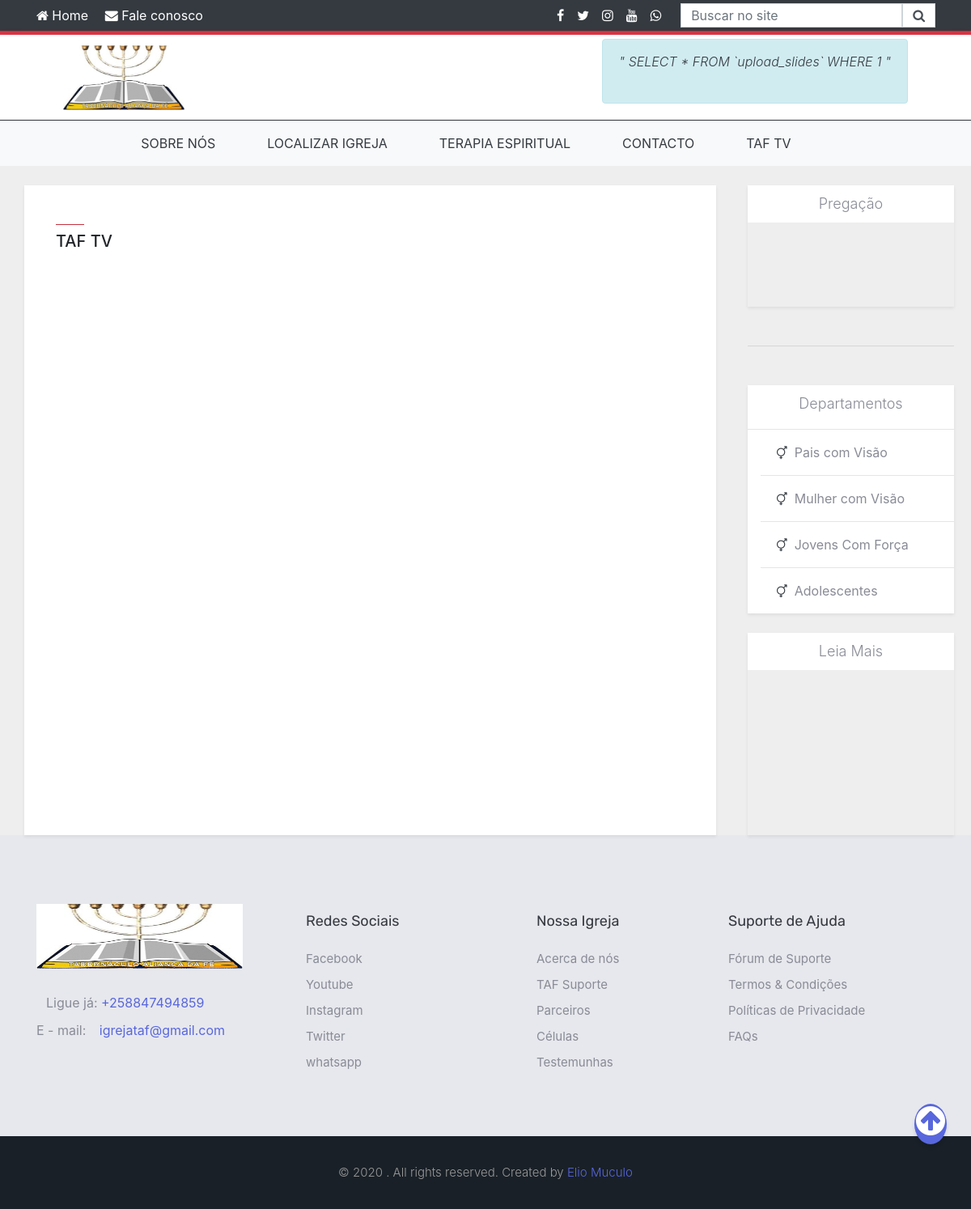
Before: /views/taf.php with the older database file.
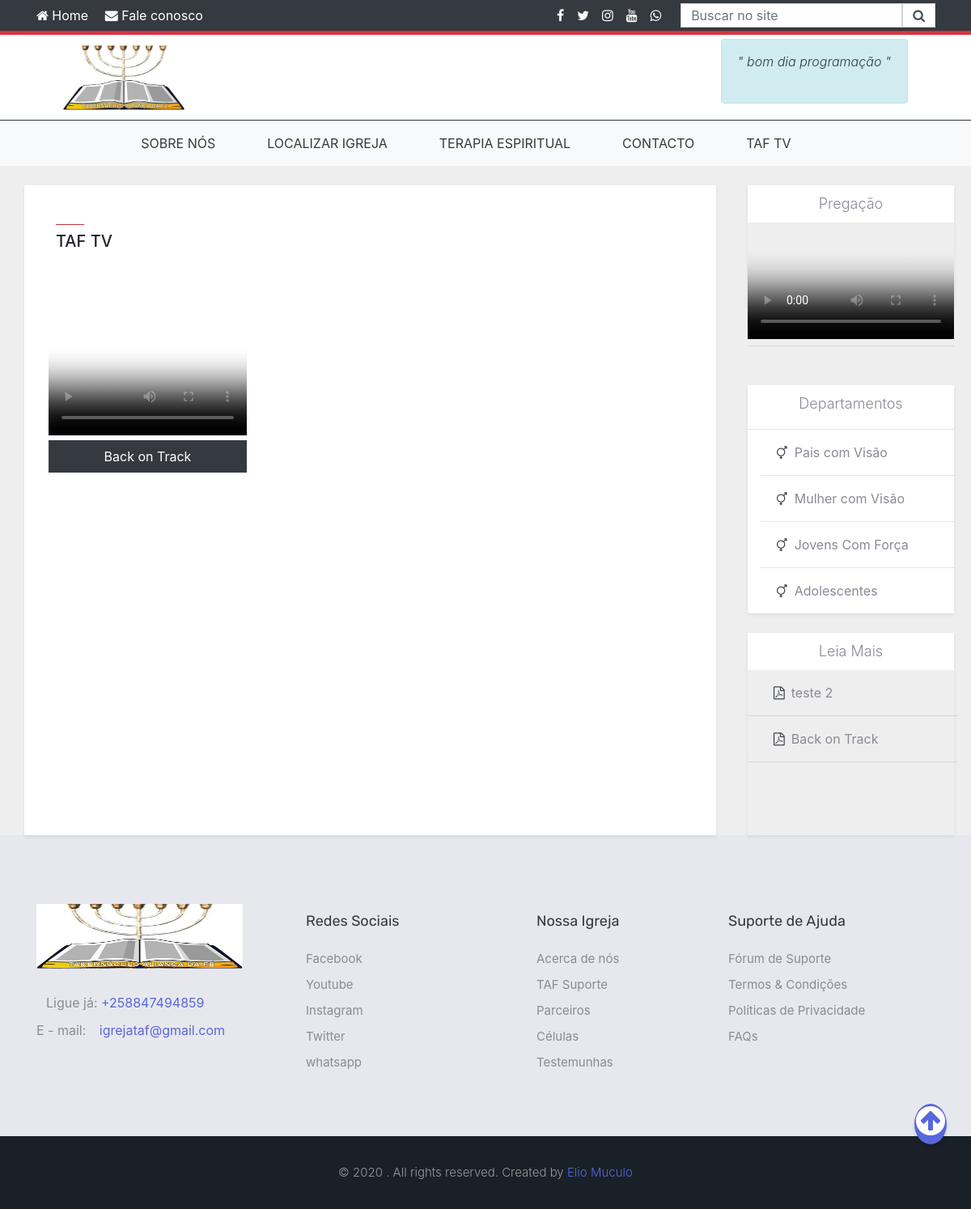
After: the same page with the newer database file.
### tables this page shows
CREATE TABLE `msg` (
  `id` int(11) NOT NULL,
  `mensagem` varchar(255) NOT NULL
);

CREATE TABLE `tafvideos` (
  `id` int(11) NOT NULL,
  `arquivo` varchar(50) NOT NULL,
  `data` datetime NOT NULL,
  `descricao` varchar(255) NOT NULL
);

CREATE TABLE `pdfupload` (
  `id` int(11) NOT NULL,
  `arquivo` varchar(50) NOT NULL,
  `data` datetime NOT NULL,
  `descricao` varchar(250) NOT NULL
);

### views/taf.php (the view, shortened to what this page needs)
<?php require_once '../models/conexao.php';?>
<!DOCTYPE html>
<html>
    <head>
        <link href="../lib/css/bootstrap.min.css" rel="stylesheet">
        <link href="../lib/css/font-awesome.css" rel="stylesheet">
        <link rel="stylesheet" type="text/css" href="../lib/css/menu.css">
        <link rel="stylesheet" type="text/css" href="../lib/css/footer.css">
        <link rel="stylesheet" type="text/css" href="../lib/css/bootstrap-reboot.css">
        <link rel="stylesheet" type="text/css" href="../lib/css/personalizado.css">
        <link href="lib/css/bootstrap-social.css" rel="stylesheet" >
        <link href="../lib/css/hide-menu.css" rel="stylesheet" />
        <link rel="stylesheet" type="text/css" href="../lib/css/costumize.css">
        <link href="http://vjs.zencdn.net/4.12/video-js.css" rel="stylesheet">
    </head>
    <body style="background-color: #eee;">
        <nav class="bg-dark py-1 nav-info">
            <div class="container d-flex flex-column flex-md-row justify-content-between align-items-center align-content-center">
                <div>
                    <a href="../index.php"><span class="fa fa-home"></span> Home</a>
                    <a href="" class="mx-3" data-toggle="modal" data-target="#modalRegister"><span class="fa fa-envelope"></span> Fale conosco</a>
                </div>
                <div class="d-flex align-items-center align-content-center flex-md-row flex-column mt-md-0 mt-2">
                    <div class="d-flex flex-row justify-content-sm-start">
                        <a href="https://facebook.com/igrejataf" target="_blank"><span class="fa fa-facebook mr-3"></span></a>
                        <a href="https://twitter.com/igrejataf" target="_blank"><span class="fa fa-twitter mr-3"></span></a>
                        <a href="#"><span class="fa fa-instagram mr-3"></span></a>
                        <a href="https://youtube/igrejataf"><span class="fa fa-youtube mr-3"></span></a>
                        <a href="#"><span class="fa fa-whatsapp mr-4"></span></a>
                    </div>
                    <form class="form-inline mt-md-0 mt-2">
                        <div class="input-group">
                            <input type="text" class="search form-control" placeholder="Buscar no site" aria-label="search" aria-describedby="basic-addon1">
                            <div class="input-group-prepend">
                                <span class="input-group-text bg-white search-icon" id="basic-addon1"> <i class="fa fa-search"></i> </span>
                            </div>
                        </div>
                    </form>
                </div>
            </div>
        </nav>
        <hr class="bg-danger my-0 pt-1">
        <div class="menu-hide">
            <div class="bg-white shadow d-flex " style="height: 105px;">
                <div class="container d-md-flex flex-md-row flex-column justify-content-md-between justify-content-center align-items-center  px-5">
                    <div> <img src="../galeria/logo.jpg" style="width: 150px; height: 80px;"> </div>
                    <div>
                        <div class="alert alert-info" role="alert" style="height: 80px;">
                            <?php
$sql = "SELECT * FROM msg ORDER BY id DESC LIMIT 1";
$result = mysqli_query($connect, $sql);
while ($msg = mysqli_fetch_assoc($result)) {
	?>
                            <p class="font-italic text-dark">" <?php echo $msg['mensagem']; ?> "</p>
                            <?php }?>
                        </div>
                    </div>
                </div>
            </div>
        </div>
        <nav class="navbar navbar-expand-lg navbar-light bg-light">
            <div class="collapse navbar-collapse d-md-flex justify-content-md-center" id="navbarNavDropdown">
                <ul class="navbar-nav">
                    <li class="nav-item mr-0 mr-md-5">
                        <a class="nav-link text-uppercase text-dark" href="sobre.php">Sobre nós<span class="sr-only">(current)</span></a>
                    </li>
                    <li class="nav-item mr-0 mr-md-5">
                        <a class="nav-link text-uppercase text-dark" href="localizar.php">Localizar igreja</a>
                    </li>
                    <li class="nav-item mr-0 mr-md-5">
                        <a class="nav-link text-uppercase text-dark" href="terapia.php">Terapia espiritual</a>
                    </li>
                    <li class="nav-item mr-0 mr-md-5">
                        <a class="nav-link text-uppercase text-dark" href="contacto.php">contacto</a>
                    </li>
                    <li class="nav-item mr-0 mr-md-5">
                        <a class="nav-link text-uppercase text-dark" href="taf.php">taf tv</a>
                    </li>
                </ul>
            </div>
        </nav>
        <div class="container mt-4">
            <div class="row d-flex flex-md-nowrap flex-wrap">
                <div class="col-md-9 bg-white shadow-sm">
                    <div class="mt-5 ml-4">
                        <hr class="bg-danger ml-0 mb-0" style="width: 35px;">
                        <h5 class="pt-2">TAF TV</h5>
                    </div>
                    <div>
                        <div class="col-md-12">
                            <section class="painel mais-vendidos">
                                <div class="row">
                                    <?php
$dados = mysqli_query($connect, "SELECT *   FROM    tafvideos ORDER BY id DESC LIMIT 6");
while ($produto = mysqli_fetch_array($dados)):
?>
                                    <div class="col-md-4">
                                        <div class="painel">
                                            <li>
                                                <a href="#">
                                                    <figure>
                                                        <video id="MY_VIDEO_1" class="video-js vjs-default-skin" controls
                                                            preload="auto" poster="MY_VIDEO_POSTER.jpg"
                                                            data-setup="{}" height="220px" width="100%">
                                                            <source src="../galeria/videos/<?=$produto['arquivo']?>" type='video/mp4'>
                                                        </video>
                                                        <figcaption class="py-2 bg-dark text-white text-center">
                                                        <?php echo utf8_encode($produto['descricao']) ?>
                                                        </figcaption>
                                                    </figure>
                                                </a>
                                            </li>
                                        </div>
                                    </div>
                                    <?php endwhile;?>
                                </div>
                            </section>
                        </div>
                    </div>
                </div>
            <?php include_once 'sidebar.php';?>
            </div>
        </div>
    <?php
include_once 'footer.php';
?>
</body>
</html>

### views/sidebar.php
                <div class="col-md-3 ml-0 ml-md-4 mt-3 mt-md-0">
                    <div class="shadow-sm mb-5 pb-4" style="height: 150px;">
                        <div class="bg-white border-secondary">
                            <p class="text-center py-2" style="font-size: 18px!important;">Pregação</p>
                        </div>
                           <div>
                        <div class="col-md-12">
                            <section class="painel mais-vendidos">
                                <div class="row">
                                    <?php
$dados = mysqli_query($connect, "SELECT *   FROM    tafvideos ORDER BY id DESC LIMIT 1");
while ($produto = mysqli_fetch_array($dados)):
?>
                                                        <video id="MY_VIDEO_1" class="video-js vjs-default-skin" controls
                                                            preload="auto" poster="MY_VIDEO_POSTER.jpg"
                                                            data-setup="{}" width="100%">
                                                            <source src="../galeria/videos/<?=$produto['arquivo']?>" type='video/mp4'>
                                                        </video>
                                    <?php endwhile;?>
                                </div>
                            </section>
                        </div>
                    </div>
                    </div>
                    <div class="mt-2">
                        <hr>
                    </div>
                    <div class="mt-5 bg-white pb-3 shadow-sm">
                        <div class=" border-secondary">
                            <p class="text-center pt-2" style="font-size: 18px!important;">Departamentos<i class="fas fa-file-pdf"></i></p>
                        </div>
                        <hr>
                        <div class="ml-3">
                            <div >
                                <a href="departamentos.php" style="text-decoration: none;"><span class="mt-0 mb-0 ml-3" style="color: #898b96!important;"><i class="fa fa-transgender ml-1 mr-2 text-dark"></i>Pais com Visão</span></a>
                            </div>
                            <hr>
                            <div>
                                <a href="departamentos-mulher.php" style="text-decoration: none;"><span class="mt-0 mb-0 ml-3" style="color: #898b96!important;"><i class="fa fa-transgender ml-1 mr-2 text-dark"></i>Mulher com Visão</span></a>
                            </div>
                            <hr>
                            <div>
                                <a href="departamentos-jovem.php" style="text-decoration: none;"><span class="mt-0 mb-0 ml-3" style="color: #898b96!important;"><i class="fa fa-transgender ml-1 mr-2 text-dark"></i>Jovens Com  Força</span></a>
                            </div>
                            <hr>
                            <div>
                                <a href="departamentos-adolescente.php" style="text-decoration: none;"><span class="mt-0 mb-0 ml-3" style="color: #898b96!important;"><i class="fa fa-transgender ml-1 mr-2 text-dark"></i>Adolescentes</span></a>
                            </div>
                        </div>
                    </div>
                    <div class="mt-4 shadow-sm" style="height: 250px;">
                        <div class="bg-white ">
                            <p class="text-center py-2" style="font-size: 18px!important;">Leia Mais</p>
                        </div>
                        <?php
$sql_pdf = "SELECT * FROM pdfupload ORDER BY id DESC LIMIT 6";
$result_pdf = mysqli_query($connect, $sql_pdf);
while ($pdf = mysqli_fetch_assoc($result_pdf)) {?>
                        <div class="read">
                            <a href="galeria/ficheiros/<?php echo $pdf['arquivo']; ?>" target="_blank" style="text-decoration: none;"><span class="mt-0 mb-0 ml-3" style="color: #898b96!important;"><i class="fa fa-file-pdf-o ml-3 mr-2 text-dark" target="_blank"></i><?php echo $pdf['descricao']; ?></span></a>
                            <hr style="width: 260px;">
                        </div>
                        <?php }?>
                    </div>
                </div>

### views/footer.php (shortened to what this page needs)
<footer class="footer-area footer--light">
  <div class="footer-big">
    <div class="container">
      <div class="row">
        <div class="col-md-3 col-sm-12">
          <div class="footer-widget">
            <div class="widget-about">
              <img src='../galeria/logo.jpg' alt='logo' class='img-fluid' style='width: 100%; height: 80px;'>
              <ul class="contact-details">
                <li>
                  <span class="icon-earphones"></span> Ligue já:
                  <a href="tel:344-755-111">+258847494859</a>
                </li>
                <li>
                  <span class="icon-envelope-open">E - mail:</span>
                  <a href="mailto:igrejataf@gmail.com">igrejataf@gmail.com</a>
                </li>
              </ul>
            </div>
          </div>
        </div>
        <div class="col-md-3 col-sm-4">
          <div class="footer-widget">
            <div class="footer-menu footer-menu--1">
              <h4 class="footer-widget-title">Redes Sociais</h4>
              <ul>
                <li>
                  <a href="https://facebook.com/igrejataf">Facebook</a>
                </li>
                <li>
                  <a href="https://www.youtube.com/user/igrejataf">Youtube</a>
                </li>
                <li>
                  <a href="https://www.instagram.com/igrejataf/">Instagram</a>
                </li>
                <li>
                  <a href="https://twitter.com/igrejataf">Twitter</a>
                </li>
                <li>
                  <a href="https://wa.me/258847494859">whatsapp</a>
                </li>
              </ul>
            </div>
          </div>
        </div>
        <div class="col-md-3 col-sm-4">
              <div class="footer-widget">
                <div class="footer-menu">
                  <h4 class="footer-widget-title">Nossa Igreja</h4>
                  <ul>
                    <li>
                      <a href="views/sobre.php">Acerca de nós</a>
                    </li>
                    <li>
                      <a href="#"  data-toggle="modal" data-target="#modalsuport">TAF Suporte</a>
                    </li>
                    <li>
                      <a href="#">Parceiros</a>
                    </li>
                    <li>
                      <a href="#"  data-toggle="modal" data-target="#modalcelulas">Células</a>
                    </li>
                    <li>
                      <a href="#"  data-toggle="modal" data-target="#modaltestemunhas">Testemunhas</a>
                    </li>
                  </ul>
                </div>
              </div>
            </div>
        <div class="col-md-3 col-sm-4">
          <div class="footer-widget">
            <div class="footer-menu no-padding">
              <h4 class="footer-widget-title">Suporte de Ajuda</h4>
              <ul>
                <li>
                  <a href="#">Fórum de Suporte</a>
                </li>
                <li>
                  <a href="termos.php">Termos &amp; Condições</a>
                </li>
                <li>
                  <a href="politicas.php">Políticas de Privacidade</a>
                </li>
                <li>
                  <a href="#">FAQs</a>
                </li>
              </ul>
            </div>
          </div>
        </div>
      </div>
    </div>
  </div>
  <div class="mini-footer">
    <div class="container">
      <div class="row">
        <div class="col-md-12">
          <div class="copyright-text">
            <p>© <?php echo date("Y") ?>
              <a href="#"></a>. All rights reserved. Created by
              <a href="https://github.com/Elio-dark/" target="_blank">Elio Muculo</a>
            </p>
          </div>
          <div class="go_top">
            <span class="icon-arrow-up" onclick="topFunction()" id="myBtn" title="Go to top" style="font-size: 42px;"><span class="fa fa-arrow-circle-up"></span></span>
          </div>
        </div>
      </div>
    </div>
  </div>
</footer>
</body>
</html>

### views/taf.php (style rules this page uses)
.vjs-default-skin { color: #ebc8c8; }

Changed rows visible on the page:
no longer on this page (row unchanged): msg: mensagem "SELECT * FROM `upload_slides` WHERE 1"
added msg: mensagem "bom dia programação"
added tafvideos: descricao "Back on Track"
added pdfupload: descricao "teste 2"
added pdfupload: descricao "Back on Track"
